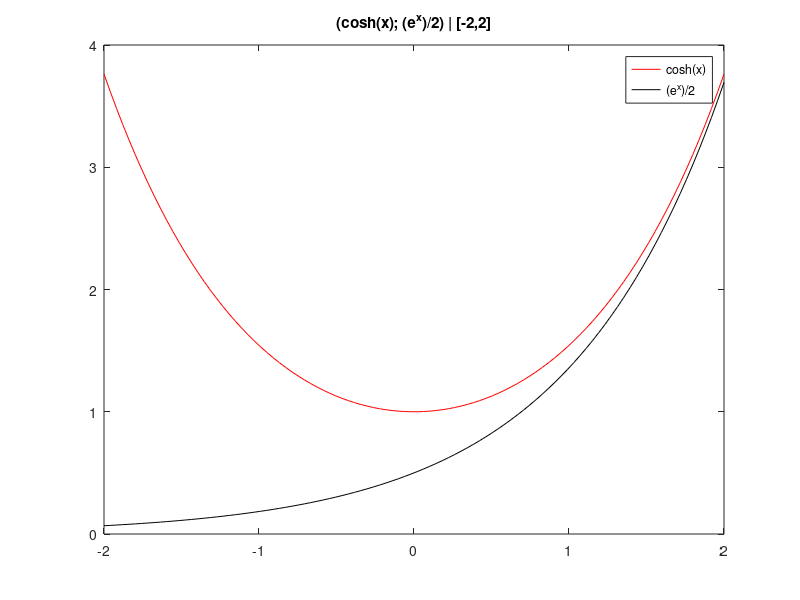

Recreate this plot in MATLAB.
x=linspace(-2,2);
y1=cosh(x);
y2=0.5*exp(x);

%apro fin grafica principale
plot(x,y1,'r')
title('(cosh(x); (e^x)/2) | [-2,2]')

hold on %sovrascrivo i due grafici
plot(x,y2,'k')

legend('cosh(x)','(e^x)/2')

hold off 
figure %un ulteriore grafico apre una nuova finestra
